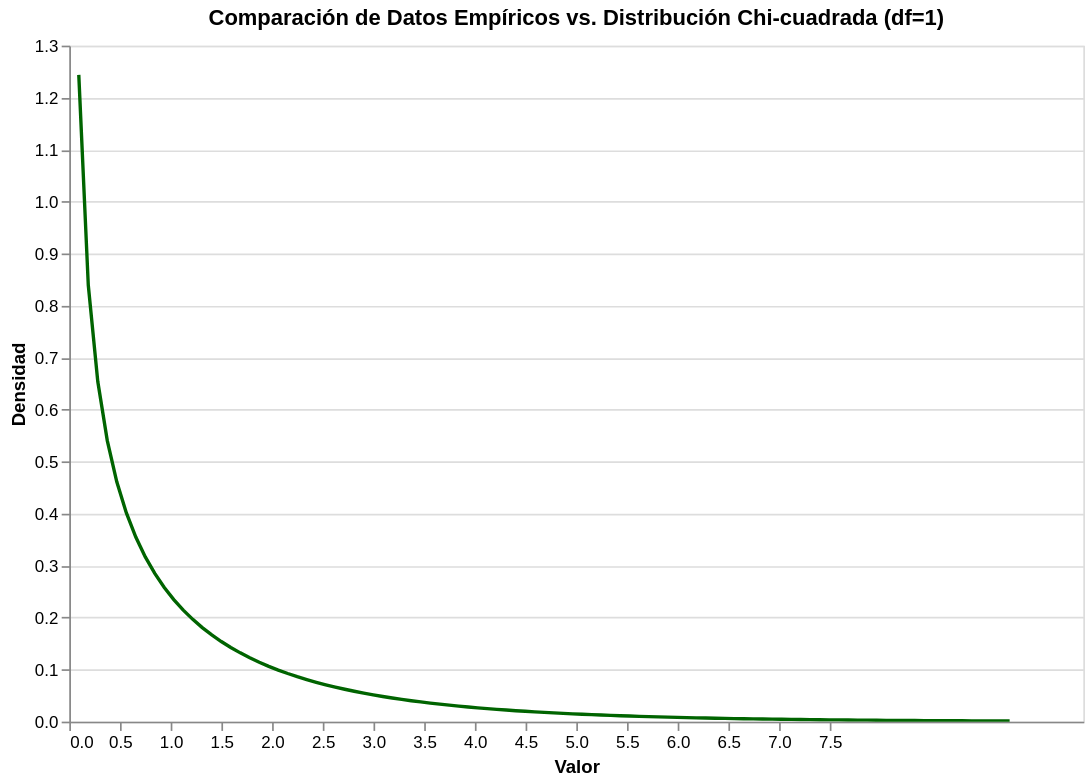

Notebook source saved alongside this figure:
### Code cell
# 2. Preparar el DataFrame para los datos empíricos
df_empirico_chi = pd.DataFrame({'valores': datos_chi})

# 3. Calcular la densidad de probabilidad teórica
x_teorico_chi = np.linspace(0, np.max(datos_chi) + 2, 100)
y_teorico_chi = chi2.pdf(x_teorico_chi, df=grados_libertad)

df_curva_chi = pd.DataFrame({
    'x': x_teorico_chi,
    'y': y_teorico_chi
})

# 4. Construir el gráfico con Altair
histograma_chi = alt.Chart(df_empirico_chi).mark_bar(opacity=0.6, color='lightgreen').encode(
    alt.X('valores:Q', bin=alt.Bin(maxbins=15), title='Valor'),
    alt.Y('density:Q', title='Densidad')
)

linea_teorica_chi = alt.Chart(df_curva_chi).mark_line(color='darkgreen', size=2).encode(
    x='x:Q',
    y='y:Q'
)

grafico_chi_final = (histograma_chi + linea_teorica_chi).properties(
    title=f'Comparación de Datos Empíricos vs. Distribución Chi-cuadrada (df={grados_libertad})',
    width=600,
    height=400
).interactive()

grafico_chi_final

### Figure 1 — Vega-Lite specification as saved in the notebook (floating-point values rounded to 4 significant figures)
{"config": {"view": {"continuousWidth": 300, "continuousHeight": 300}}, "layer": [{"data": {"name": "data-e97e7001a38d8ed3614826845183f601"}, "mark": {"type": "bar", "color": "lightgreen", "opacity": 0.6}, "encoding": {"x": {"bin": {"maxbins": 15}, "field": "valores", "title": "Valor", "type": "quantitative"}, "y": {"field": "density", "title": "Densidad", "type": "quantitative"}}, "name": "view_1"}, {"data": {"name": "data-ae39acc1d01bdbc9ea969456959b8351"}, "mark": {"type": "line", "color": "darkgreen", "size": 2}, "encoding": {"x": {"field": "x", "type": "quantitative"}, "y": {"field": "y", "type": "quantitative"}}}], "height": 400, "params": [{"name": "param_1", "select": {"type": "interval", "encodings": ["x", "y"]}, "bind": "scales", "views": ["view_1"]}], "title": "Comparación de Datos Empíricos vs. Distribución Chi-cuadrada (df=1)", "width": 600, "$schema": "https://vega.github.io/schema/vega-lite/v5.20.1.json", "datasets": {"data-e97e7001a38d8ed3614826845183f601": [{"valores": 0.3478}, {"valores": 2.616e-08}, {"valores": 0.04307}, {"valores": 0.06939}, {"valores": 0.3148}, {"valores": 0.3514}, {"valores": 0.0836}, {"valores": 0.0015}, {"valores": 0.3483}, {"valores": 0.03942}, {"valores": 1.843}, {"valores": 0.1965}, {"valores": 2.874}, {"valores": 0.01447}, {"valores": 0.05768}, {"valores": 0.01934}, {"valores": 6.035}, {"valores": 1.101}, {"valores": 1.076}, {"valores": 0.0006689}, {"valores": 0.1573}, {"valores": 0.02131}, {"valores": 3.643}, {"valores": 0.1656}, {"valores": 0.0007502}, {"valores": 0.08957}, {"valores": 0.7161}, {"valores": 0.02094}, {"valores": 1.114}, {"valores": 0.004991}, {"valores": 0.9756}, {"valores": 5.12}, {"valores": 3.495}, {"valores": 0.0388}, {"valores": 0.3163}, {"valores": 4.296}, {"valores": 1.439}, {"valores": 3.014}, {"valores": 1.44}, {"valores": 0.1457}, {"valores": 0.3665}, {"valores": 0.9742}, {"valores": 0.02633}, {"valores": 0.4048}, {"valores": 0.3332}, {"valores": 3.495}, {"valores": 1.648e-05}, {"valores": 0.2134}, {"valores": 3.07}, {"valores": 3.641}, {"valores": 0.0005006}, {"valores": 1.097}, {"valores": 0.0594}, {"valores": 4.512}, {"valores": 0.008712}, {"valores": 1.46}, {"valores": 1.201}, {"valores": 0.0007904}, {"valores": 0.001603}, {"valores": 2.584}, {"valores": 0.6179}, {"valores": 0.03084}, {"valores": 0.7059}, {"valores": 1.842}, {"valores": 1.906}, {"valores": 2.642}, {"valores": 0.00718}, {"valores": 0.00397}, {"valores": 0.1019}, {"valores": 0.01036}, {"valores": 0.6571}, {"valores": 0.1273}, {"valores": 0.07639}, {"valores": 7.274}, {"valores": 0.1151}, {"valores": 0.8119}, {"valores": 0.009806}, {"valores": 0.7677}, {"valores": 0.2014}, {"valores": 0.6888}, {"valores": 0.6132}, {"valores": 0.9986}, {"valores": 0.008801}, {"valores": 0.8454}, {"valores": 1.452}, {"valores": 0.1355}, {"valores": 0.07483}, {"valores": 0.5519}, {"valores": 1.337}, {"valores": 3.62}, {"valores": 0.0003893}, {"valores": 0.8014}, {"valores": 5.465}, {"valores": 3.862}, {"valores": 0.3042}, {"valores": 0.7614}, {"valores": 4.243}, {"valores": 0.3119}, {"valores": 0.06052}, {"valores": 0.03649}], "data-ae39acc1d01bdbc9ea969456959b8351": [{"x": 0.0, "y": null}, {"x": 0.09367, "y": 1.244}, {"x": 0.1873, "y": 0.8393}, {"x": 0.281, "y": 0.6539}, {"x": 0.3747, "y": 0.5404}, {"x": 0.4684, "y": 0.4612}, {"x": 0.562, "y": 0.4018}, {"x": 0.6557, "y": 0.355}, {"x": 0.7494, "y": 0.3168}, {"x": 0.8431, "y": 0.285}, {"x": 0.9367, "y": 0.258}, {"x": 1.03, "y": 0.2348}, {"x": 1.124, "y": 0.2145}, {"x": 1.218, "y": 0.1967}, {"x": 1.311, "y": 0.1808}, {"x": 1.405, "y": 0.1667}, {"x": 1.499, "y": 0.154}, {"x": 1.592, "y": 0.1426}, {"x": 1.686, "y": 0.1322}, {"x": 1.78, "y": 0.1228}, {"x": 1.873, "y": 0.1142}, {"x": 1.967, "y": 0.1064}, {"x": 2.061, "y": 0.09917}, {"x": 2.154, "y": 0.09256}, {"x": 2.248, "y": 0.08646}, {"x": 2.342, "y": 0.08084}, {"x": 2.435, "y": 0.07564}, {"x": 2.529, "y": 0.07083}, {"x": 2.623, "y": 0.06637}, {"x": 2.717, "y": 0.06223}, {"x": 2.81, "y": 0.05839}, {"x": 2.904, "y": 0.05481}, {"x": 2.998, "y": 0.05148}, {"x": 3.091, "y": 0.04837}, {"x": 3.185, "y": 0.04548}, {"x": 3.279, "y": 0.04277}, {"x": 3.372, "y": 0.04024}, {"x": 3.466, "y": 0.03788}, {"x": 3.56, "y": 0.03567}, {"x": 3.653, "y": 0.0336}, {"x": 3.747, "y": 0.03166}, {"x": 3.841, "y": 0.02984}, {"x": 3.934, "y": 0.02813}, {"x": 4.028, "y": 0.02653}, {"x": 4.122, "y": 0.02503}, {"x": 4.215, "y": 0.02361}, {"x": 4.309, "y": 0.02229}, {"x": 4.403, "y": 0.02104}, {"x": 4.496, "y": 0.01987}, {"x": 4.59, "y": 0.01876}, {"x": 4.684, "y": 0.01772}, {"x": 4.777, "y": 0.01675}, {"x": 4.871, "y": 0.01583}, {"x": 4.965, "y": 0.01496}, {"x": 5.058, "y": 0.01414}, {"x": 5.152, "y": 0.01337}, {"x": 5.246, "y": 0.01265}, {"x": 5.339, "y": 0.01196}, {"x": 5.433, "y": 0.01131}, {"x": 5.527, "y": 0.0107}, {"x": 5.62, "y": 0.01013}, {"x": 5.714, "y": 0.009586}, {"x": 5.808, "y": 0.009074}, {"x": 5.901, "y": 0.008589}, {"x": 5.995, "y": 0.008132}, {"x": 6.089, "y": 0.0077}, {"x": 6.182, "y": 0.007292}, {"x": 6.276, "y": 0.006906}, {"x": 6.37, "y": 0.006542}, {"x": 6.463, "y": 0.006197}, {"x": 6.557, "y": 0.005871}, {"x": 6.651, "y": 0.005563}, {"x": 6.744, "y": 0.005271}, {"x": 6.838, "y": 0.004995}, {"x": 6.932, "y": 0.004734}, {"x": 7.025, "y": 0.004488}, {"x": 7.119, "y": 0.004254}, {"x": 7.213, "y": 0.004033}, {"x": 7.306, "y": 0.003824}, {"x": 7.4, "y": 0.003626}, {"x": 7.494, "y": 0.003438}, {"x": 7.587, "y": 0.00326}, {"x": 7.681, "y": 0.003092}, {"x": 7.775, "y": 0.002933}, {"x": 7.869, "y": 0.002782}, {"x": 7.962, "y": 0.002639}, {"x": 8.056, "y": 0.002504}, {"x": 8.15, "y": 0.002375}, {"x": 8.243, "y": 0.002254}, {"x": 8.337, "y": 0.002138}, {"x": 8.431, "y": 0.002029}, {"x": 8.524, "y": 0.001926}, {"x": 8.618, "y": 0.001828}, {"x": 8.712, "y": 0.001734}, {"x": 8.805, "y": 0.001646}, {"x": 8.899, "y": 0.001563}, {"x": 8.993, "y": 0.001483}, {"x": 9.086, "y": 0.001408}, {"x": 9.18, "y": 0.001337}, {"x": 9.274, "y": 0.001269}]}}
